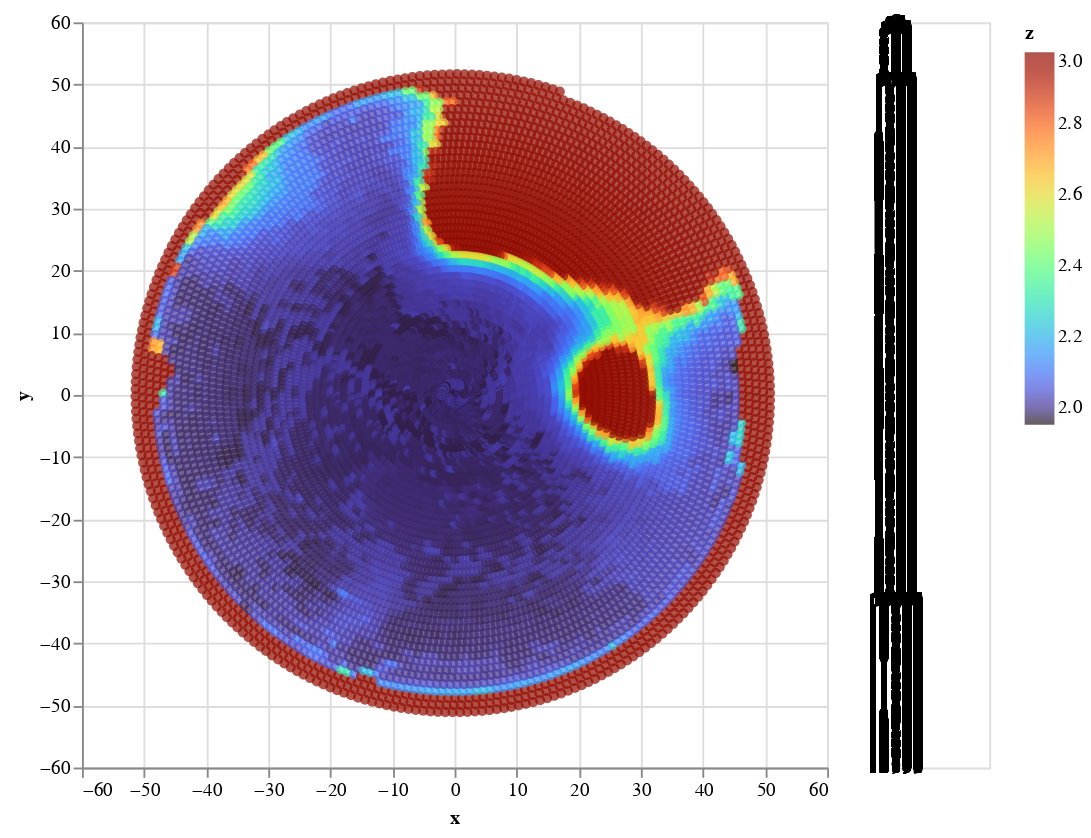

The code cell stored with this chart in its notebook:
### Markdown cell above
### Non interpolated Plot

### Code cell
# 1. Get x and y coordinates
xvals = radii * np.cos(angles) * 1e-3
yvals = radii * np.sin(angles) * 1e-3
zvals = Aq

# 2. Clamp values to max of 3
zvalscut = 3
zvalsnew = np.array(zvals)
zvalsnew[zvalsnew > zvalscut] = zvalscut

# 3. Make a df
index = np.arange(len(xvals))
df = pd.DataFrame({
    'index':index,
    'x': xvals*1000,
    'y': yvals*1000,
    'z': zvalsnew,   
})

#| column: screen-inset-right
# 4. Rank_text
interval = alt.selection_interval()
rank_text = alt.Chart(df).mark_text(dx=20, dy=-5, align='left').encode(
    x=alt.value(10),  # x position of the text
    y=alt.value(10),  # y position of the text
    text=alt.condition(
        interval,
        alt.Text('index:Q', format='.2f'),  # display 'x' column for selected points
        alt.value('')  # display empty string for unselected points
    ),
    color=alt.value('black'), # color of the text
    fontSize = 5
)

# 5. Wafer plot
wafer_plot = alt.Chart(df).mark_circle().encode(
    x='x:Q', y='y:Q',
    color=alt.condition(
        interval,
        alt.Color('z:Q', scale=alt.Scale(scheme='turbo')),
        alt.value('lightgray')
    ),
    tooltip=['x', 'y', 'z', 'index']
).properties(height=400, width=400).add_selection(interval)

# create a table with the selected points
selected_points_table = alt.Chart(df).transform_filter(
    interval
).mark_text().encode(
    x=alt.value(0),
    y=alt.Y('row_number:O', axis=None),
    text='index:Q',
).transform_window(
    row_number='row_number()'
).properties(
    height=400,
    width=50
)

# vertically concatenate the two charts
alt.hconcat(wafer_plot, selected_points_table)

### Figure 1 — Vega-Lite specification as saved in the notebook (floating-point values rounded to 4 significant figures; data arrays with more than 128 entries replaced by an {"elided": "..."} marker saying what was removed)
{"config": {"view": {"continuousWidth": 400, "continuousHeight": 300}}, "hconcat": [{"mark": "circle", "encoding": {"color": {"condition": {"field": "z", "scale": {"scheme": "turbo"}, "type": "quantitative", "selection": "selector001"}, "value": "lightgray"}, "tooltip": [{"field": "x", "type": "quantitative"}, {"field": "y", "type": "quantitative"}, {"field": "z", "type": "quantitative"}, {"field": "index", "type": "quantitative"}], "x": {"field": "x", "type": "quantitative"}, "y": {"field": "y", "type": "quantitative"}}, "height": 400, "selection": {"selector001": {"type": "interval"}}, "width": 400}, {"mark": "text", "encoding": {"text": {"field": "index", "type": "quantitative"}, "x": {"value": 0}, "y": {"axis": null, "field": "row_number", "type": "ordinal"}}, "height": 400, "transform": [{"filter": {"selection": "selector001"}}, {"window": [{"op": "row_number", "field": "", "as": "row_number"}]}], "width": 50}], "data": {"name": "data-d911328decc671c141886b1e8d9f95eb"}, "$schema": "https://vega.github.io/schema/vega-lite/v4.17.0.json", "datasets": {"data-d911328decc671c141886b1e8d9f95eb": {"elided": "12902 records"}}}
